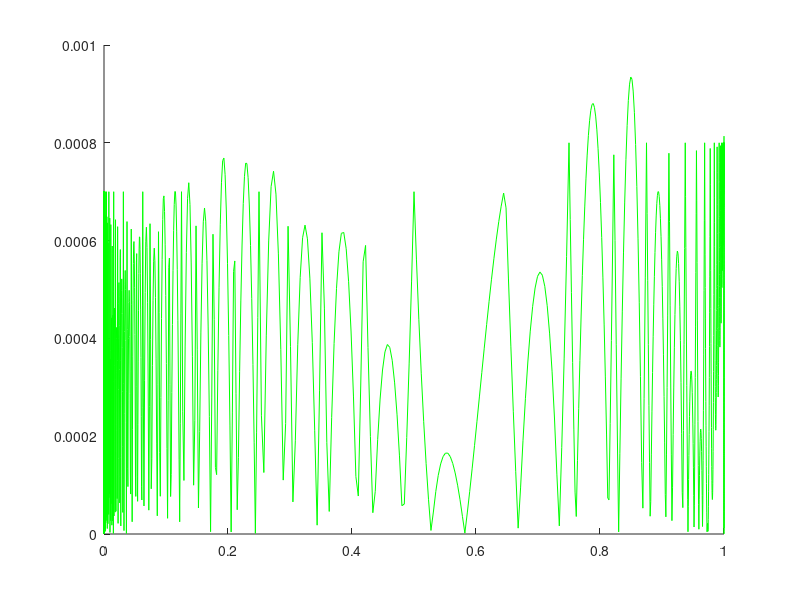

The MATLAB script that drew this image:
clear all;
close all;

%Generate referencepoints
M = 30;
N = 64
for i = 1:M
    

    j = i*N;
    for k = 1:N
        x(j-k+1) = 1 -2^(i-M-1) - 2^(i-M-1)/N*(-k+N);
        y(j-k+1) = 2^(-i-1) + 2^(-i-1)/N * (k-1);
    end

end
x = x(1:end-(N-1));
x = [x y];
theta = x;
% theta = theta(1857:end);
r = sqrt(-2 * log(theta));
% plot(x,r);


%Generate data points for linear interpolation
x = 0;
y = 0;
M = 31;
N = 3
for i = 1:M
    N=3;
    j = i*(N+1);

    y(j-3) = 2^(-i);
    y(j-2) = y(j-3) - (y(j-3) - y(j-3)/2)  *0.32;
    y(j-1) = y(j-3) - (y(j-3) - y(j-3)/2)  *0.59;
    y(j-0) = y(j-3) - (y(j-3) - y(j-3)/2)  *0.81;

end


M = 15;
N = 3
for i = 1:M
     j = i*2;
     x(j) = 1 -2^(i-M-1) ;
     x(j-1) = 1 - 2^(i-M-1) + 2^(i-M-1) * 0.29 ;
end

x = x(1:end-1);
x = [theta(1), x y];

y = sqrt(-2 * log(x));
% hold;plot(x,y,'r');


msize = size(y);
msize = msize(2);


%Generate M and C vectors
for i = 2:msize
    M(i) = (y(i) - y(i-1))/(x(i) - x(i-1));
    C(i) = (y(i) - y(i-1))/(x(i) - x(i-1)) * -x(i-1) + y(i-1);
end
M = M(2:end);
C = C(2:end);

C(1:29) = C(1:29) +0.8e-3;
C(30:end) = C(30:end) -0.7e-3;


msize1 = size(theta);
msize1 = msize1(2);

for j = 1:msize1
    xin = theta(j);

    for i = 1:(msize-1)
        if xin <= x(i) && xin >= x(i+1)
            Cin = C(i);
            Min = M(i);
        end
     
    end
    yout(j) = Min * xin + Cin;
end
% plot(theta,yout,'g');
err = abs(yout-r);
err = err(1:end-20)
theta = theta(1:end-20)
hold;
plot(theta,err,'g');
max(err)
mean(err)
std(err)


%figure;plot(x);
